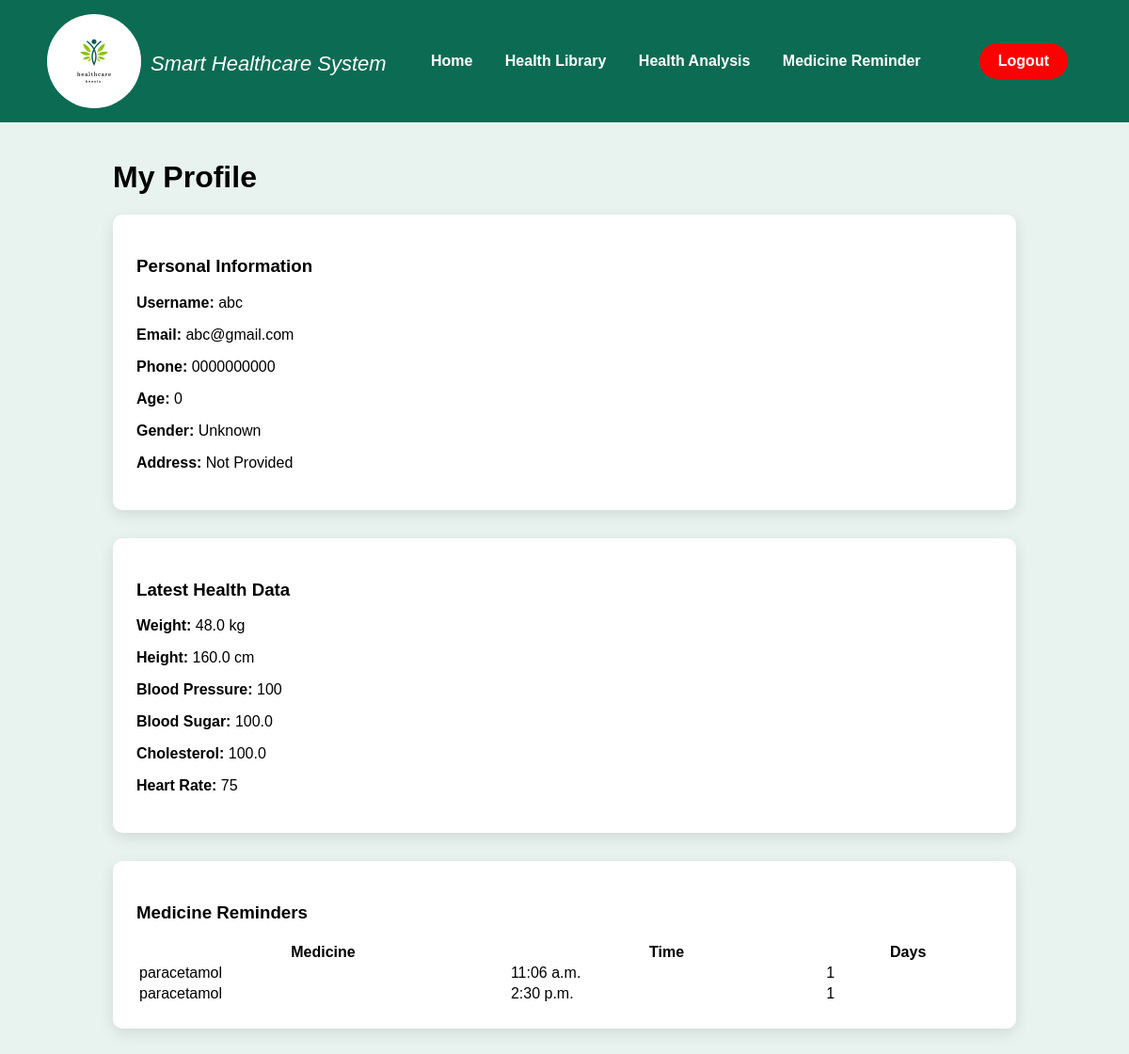
Screenshot of /profile/ (signed in) with the database file from the repository.
### app/models.py (models this page shows, shortened)
class Patient(models.Model):
    user = models.OneToOneField(User, on_delete=models.CASCADE)
    phone = models.CharField(max_length=15, default="0000000000")
    age = models.IntegerField(default=0)
    gender = models.CharField(max_length=10, default="Unknown")
    address = models.TextField(default="Not Provided")

class PatientHealthData(models.Model):
    patient = models.ForeignKey(Patient, on_delete=models.CASCADE)
    age = models.IntegerField()
    gender = models.CharField(max_length=10)
    weight = models.FloatField()
    height = models.FloatField()
    blood_pressure = models.IntegerField()
    heart_rate = models.IntegerField()
    temperature = models.FloatField()
    oxygen_level = models.IntegerField()
    blood_sugar = models.FloatField()
    cholesterol = models.FloatField()
    hemoglobin = models.FloatField()
    symptoms = models.TextField()
    disease_history = models.TextField()
    medications = models.TextField()
    allergies = models.TextField()
    smoking = models.CharField(max_length=10)
    alcohol = models.CharField(max_length=10)
    exercise = models.CharField(max_length=20)
    sleep_hours = models.IntegerField()
    family_diabetes = models.CharField(max_length=10)
    family_heart = models.CharField(max_length=10)
    created_at = models.DateTimeField(auto_now_add=True)

class MedicineReminder(models.Model):
    patient = models.ForeignKey(Patient, on_delete=models.CASCADE)
    medicine_name = models.CharField(max_length=100)
    time = models.TimeField()
    days = models.IntegerField()
    created_at = models.DateTimeField(auto_now_add=True)

### app/views.py (the view)
# urls.py: path('profile/', views.profile, name='profile'),
@login_required
def profile(request):
    patient = Patient.objects.get(user=request.user)
    health = PatientHealthData.objects.filter(patient=patient).last()
    reminders = MedicineReminder.objects.filter(patient=patient)
    return render(request,"patient/profile.html",{
        "patient":patient,
        "health":health,
        "reminders":reminders
    })

### Smart_healthcare_system/app/templates/patient/profile.html (shortened to what this page needs)
{% load static %}
<!DOCTYPE html>
<html>
<head>
<link rel="stylesheet" href="{% static 'css/home.css' %}">
</head>
<body>
<div class="navbar">
<div class="logo">
<img src="{% static 'images/healthcare_logo.webp' %}">
<i>Smart Healthcare System</i>
</div>
<div>
<a href="{% url 'patient_home' %}">Home</a>
<a href="{% url 'health_library' %}">Health Library</a>
<a href="{% url 'health_analysis' %}">Health Analysis</a>
<a href="{% url 'medicine_reminder' %}">Medicine Reminder</a>
</div>
<div class="nav-right">
<a href="{% url 'logout' %}" class="logout-btn">Logout</a>
</div>
</div>
<div class="profile-container">
<h1>My Profile</h1>
<div class="profile-card">
<h3>Personal Information</h3>
<p><b>Username:</b> {{ request.user.username }}</p>
<p><b>Email:</b> {{ request.user.email }}</p>
{% if patient %}
<p><b>Phone:</b> {{ patient.phone }}</p>
<p><b>Age:</b> {{ patient.age }}</p>
<p><b>Gender:</b> {{ patient.gender }}</p>
<p><b>Address:</b> {{ patient.address }}</p>
{% endif %}
</div>
<div class="profile-card">
<h3>Latest Health Data</h3>
{% if health %}
<p><b>Weight:</b> {{ health.weight }} kg</p>
<p><b>Height:</b> {{ health.height }} cm</p>
<p><b>Blood Pressure:</b> {{ health.blood_pressure }}</p>
<p><b>Blood Sugar:</b> {{ health.blood_sugar }}</p>
<p><b>Cholesterol:</b> {{ health.cholesterol }}</p>
<p><b>Heart Rate:</b> {{ health.heart_rate }}</p>
{% else %}
<p>No health data available</p>
{% endif %}
</div>
<div class="profile-card">
<h3>Medicine Reminders</h3>
{% if reminders %}
<table width="100%">
<tr>
<th>Medicine</th>
<th>Time</th>
<th>Days</th>
</tr>
{% for r in reminders %}
<tr>
<td>{{ r.medicine_name }}</td>
<td>{{ r.time }}</td>
<td>{{ r.days }}</td>
</tr>
{% endfor %}
</table>
{% else %}
<p>No reminders added.</p>
{% endif %}
</div>
</div>
</body>
</html>

### app/static/css/home.css (style rules this page uses)
body { margin: 0; font-family: Arial, sans-serif; background-color:#e8f3ef; }
.logo { display: flex; }
.logo img { height: 100px; width: 100px; margin-right: 10px; border-radius: 50%; object-fit: contain; }
.logo i { color: white; font-size: 22px; padding-top: 40px; }
.navbar { background-color:#0b6b53; ; padding: 10px 20px; display: flex; align-items: center; justify-content: space-between; }
.navbar a { color: white; text-decoration: none; margin: 0 15px; font-weight: bold; }
.nav-right { display: flex; align-items: center; gap: 15px; }
body { margin: 0; font-family: Arial, sans-serif; }
.navbar { display: flex; justify-content: space-between; align-items: center; padding: 15px 50px; }

### Smart_healthcare_system/app/templates/patient/profile.html (style rules this page uses)
.profile-container { width:80%; margin:auto; margin-top:40px; }
.profile-card { background:white; padding:25px; margin-bottom:30px; border-radius:10px; box-shadow:0 5px 15px rgba(0,0,0,0.1); }
.logout-btn { background:red; color:white; padding:10px 20px; border-radius:20px; text-decoration:none; }

### rows the page displays
Patient: phone "0000000000", age "0", gender "Unknown", address "Not Provided"
PatientHealthData: weight "48.0", height "160.0", blood_pressure "100", blood_sugar "100.0", cholesterol "100.0", heart_rate "75"
MedicineReminder: medicine_name "paracetamol", time "11:06 a.m.", days "1"
MedicineReminder: medicine_name "paracetamol", time "2:30 p.m.", days "1"

### other values shown
{{ request.user.username }} "abc"
{{ request.user.email }} "abc@gmail.com"
